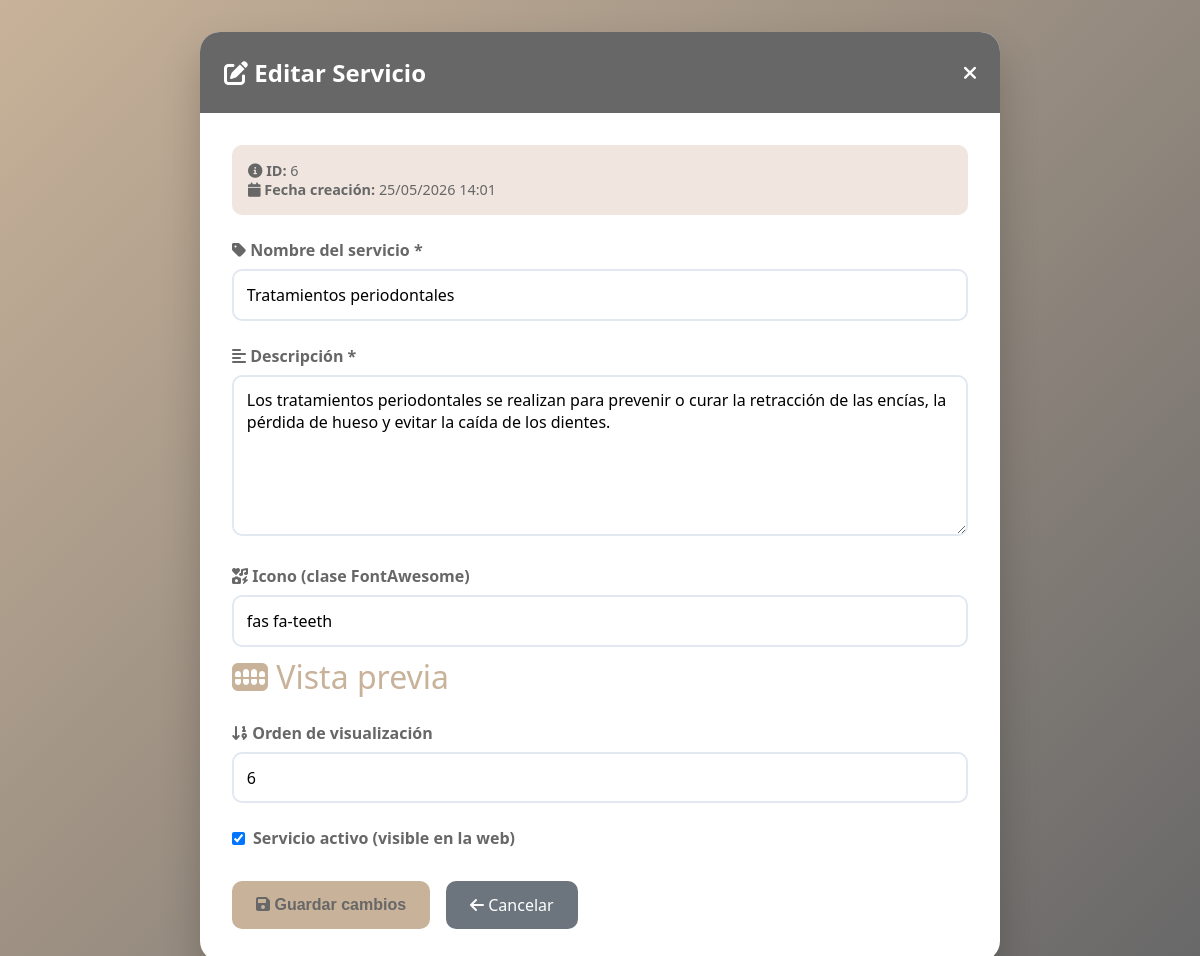
The app's page /admin/editar_servicio.php?id=6 (signed in) with its own data.
### tables this page shows
CREATE TABLE IF NOT EXISTS servicios (
    id INT AUTO_INCREMENT PRIMARY KEY,
    nombre VARCHAR(100) NOT NULL,
    descripcion TEXT NOT NULL,
    icono VARCHAR(50) DEFAULT 'fas fa-tooth',
    orden INT DEFAULT 0,
    activo BOOLEAN DEFAULT TRUE,
    fecha_creacion TIMESTAMP DEFAULT CURRENT_TIMESTAMP
);

### models/Servicio.php (called while the page is built, shortened)
<?php
class Servicio {
    private $conn;
    private $table_name = "servicios";
    public $id;
    public function __construct($db) {
        $this->conn = $db;
    }
    public function obtenerPorId() {
        $query = "SELECT * FROM " . $this->table_name . "
                  WHERE id = :id LIMIT 0,1";
        $stmt = $this->conn->prepare($query);
        $stmt->bindParam(':id', $this->id);
        $stmt->execute();
        $row = $stmt->fetch(PDO::FETCH_ASSOC);
        if ($row) {
            $this->nombre = $row['nombre'];
            $this->descripcion = $row['descripcion'];
            $this->icono = $row['icono'];
            $this->orden = $row['orden'];
            $this->activo = $row['activo'];
            $this->fecha_creacion = $row['fecha_creacion'];
            return true;
        }
        return false;
    }
}
?>

### admin/editar_servicio.php (the view, shortened to what this page needs)
<?php
require_once __DIR__ . '/../models/Servicio.php';
$id = isset($_GET['id']) ? $_GET['id'] : 0;
$database = new Database();
$db = $database->getConnection();
$servicioModel = new Servicio($db);
$servicioModel->id = $id;
$servicioModel->obtenerPorId();
$datos = isset($_SESSION['datos_servicio']) ? $_SESSION['datos_servicio'] : [];
$nombre = isset($datos['nombre']) ? htmlspecialchars($datos['nombre']) : htmlspecialchars($servicioModel->nombre);
$descripcion = isset($datos['descripcion']) ? htmlspecialchars($datos['descripcion']) : htmlspecialchars($servicioModel->descripcion);
$icono = isset($datos['icono']) ? htmlspecialchars($datos['icono']) : htmlspecialchars($servicioModel->icono);
$orden = isset($datos['orden']) ? intval($datos['orden']) : intval($servicioModel->orden);
$activo = isset($datos['activo']) ? $datos['activo'] : $servicioModel->activo;
?>
<!DOCTYPE html>
<html lang="es">
<head>
    <link rel="stylesheet" href="https://cdnjs.cloudflare.com/ajax/libs/font-awesome/6.0.0-beta3/css/all.min.css">
</head>
<body>
    <div class="container">
        <div class="header">
            <h1><i class="fas fa-edit"></i> Editar Servicio</h1>
            <a href="/Clinica-Dental-Romo/admin/servicios.php"><i class="fas fa-times"></i></a>
        </div>
        <div class="contenido">
            <div class="info-adicional">
                <i class="fas fa-info-circle"></i> <strong>ID:</strong> <?php echo $id; ?>
                <br>
                <i class="fas fa-calendar"></i> <strong>Fecha creación:</strong> <?php echo date('d/m/Y H:i', strtotime($servicioModel->fecha_creacion)); ?>
            </div>
            <form action="/Clinica-Dental-Romo/controllers/servicios_controller.php?accion=editar&id=<?php echo $id; ?>" method="POST">
                <div class="campo">
                    <label for="nombre"><i class="fas fa-tag"></i> Nombre del servicio *</label>
                    <input type="text" name="nombre" id="nombre" value="<?php echo $nombre; ?>" required>
                </div>
                <div class="campo">
                    <label for="descripcion"><i class="fas fa-align-left"></i> Descripción *</label>
                    <textarea name="descripcion" id="descripcion" rows="6" required><?php echo $descripcion; ?></textarea>
                </div>
                <div class="campo">
                    <label for="icono"><i class="fas fa-icons"></i> Icono (clase FontAwesome)</label>
                    <input type="text" name="icono" id="icono" value="<?php echo $icono; ?>" placeholder="ej: fas fa-tooth">
                    <div class="icono-preview">
                        <i class="<?php echo $icono; ?>"></i> Vista previa
                    </div>
                </div>
                <div class="campo">
                    <label for="orden"><i class="fas fa-sort-numeric-down"></i> Orden de visualización</label>
                    <input type="number" name="orden" id="orden" value="<?php echo $orden; ?>" min="0">
                </div>
                <div class="campo checkbox">
                    <input type="checkbox" name="activo" id="activo" value="1" <?php echo $activo == 1 ? 'checked' : ''; ?>>
                    <label for="activo">Servicio activo (visible en la web)</label>
                </div>
                <div class="botones">
                    <button type="submit" class="btn-guardar"><i class="fas fa-save"></i> Guardar cambios</button>
                    <a href="/Clinica-Dental-Romo/admin/servicios.php" class="btn-cancelar"><i class="fas fa-arrow-left"></i> Cancelar</a>
                </div>
            </form>
        </div>
    </div>
</body>
</html>

### admin/editar_servicio.php (style rules this page uses)
* { margin: 0; padding: 0; box-sizing: border-box; }
body { font-family: 'Segoe UI', Tahoma, Geneva, Verdana, sans-serif; background: linear-gradient(135deg, #C8B299 0%, #676768 100%); min-height: 100vh; padding: 2rem; }
.container { max-width: 800px; margin: 0 auto; background: white; border-radius: 20px; box-shadow: 0 20px 40px rgba(0,0,0,0.2); overflow: hidden; }
.header { background-color: #676768; color: white; padding: 1.5rem; display: flex; justify-content: space-between; align-items: center; }
.header h1 { font-size: 1.5rem; }
.header a { color: white; text-decoration: none; font-size: 1.2rem; }
.contenido { padding: 2rem; }
.campo { margin-bottom: 1.5rem; }
.campo label { display: block; font-weight: bold; color: #676768; margin-bottom: 0.5rem; }
.campo input, .campo textarea, .campo select { width: 100%; padding: 0.8rem; border: 2px solid #e2e8f0; border-radius: 10px; font-size: 1rem; font-family: inherit; }
.checkbox { display: flex; align-items: center; gap: 0.5rem; }
.checkbox input { width: auto; }
.checkbox label { margin-bottom: 0; }
.info-adicional { background-color: #f0e6df; padding: 1rem; border-radius: 10px; margin-bottom: 1.5rem; font-size: 0.9rem; color: #676768; }
.icono-preview { display: inline-block; font-size: 2rem; margin-top: 0.5rem; color: #C8B299; }
.botones { display: flex; gap: 1rem; margin-top: 2rem; }
.btn-guardar { background-color: #C8B299; color: #676768; border: none; padding: 0.8rem 1.5rem; border-radius: 10px; font-size: 1rem; font-weight: bold; cursor: pointer; }
.btn-cancelar { background-color: #6c757d; color: white; text-decoration: none; padding: 0.8rem 1.5rem; border-radius: 10px; text-align: center; }

### records on screen
servicios: fecha_creacion "25/05/2026 14:01", nombre "Tratamientos periodontales", descripcion "Los tratamientos periodontales se realizan para prevenir o curar la retracción de las encías, la pérdida de hueso y evitar la caída de los dientes.", icono "fas fa-teeth", orden "6", activo "☑"

### other values on screen
$id "6"
